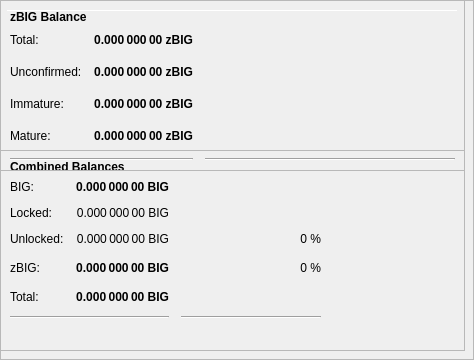
        <widget class="QFrame" name="frameObfuscation">
         <property name="minimumSize">
          <size>
           <width>0</width>
           <height>350</height>
          </size>
         </property>
         <property name="layoutDirection">
          <enum>Qt::LeftToRight</enum>
         </property>
         <property name="frameShape">
          <enum>QFrame::StyledPanel</enum>
         </property>
         <property name="frameShadow">
          <enum>QFrame::Raised</enum>
         </property>
         <widget class="QPushButton" name="runAutoDenom">
          <property name="geometry">
           <rect>
            <x>251</x>
            <y>17</y>
            <width>1</width>
            <height>1</height>
           </rect>
          </property>
          <property name="palette">
           <palette>
            <active>
             <colorrole role="WindowText">
              <brush brushstyle="SolidPattern">
               <color alpha="255">
                <red>0</red>
                <green>0</green>
                <blue>0</blue>
               </color>
              </brush>
             </colorrole>
             <colorrole role="Button">
              <brush brushstyle="SolidPattern">
               <color alpha="255">
                <red>239</red>
                <green>238</green>
                <blue>238</blue>
               </color>
              </brush>
             </colorrole>
             <colorrole role="Light">
              <brush brushstyle="SolidPattern">
               <color alpha="255">
                <red>255</red>
                <green>255</green>
                <blue>255</blue>
               </color>
              </brush>
             </colorrole>
             <colorrole role="Midlight">
              <brush brushstyle="SolidPattern">
               <color alpha="255">
                <red>247</red>
                <green>246</green>
                <blue>246</blue>
               </color>
              </brush>
             </colorrole>
             <colorrole role="Dark">
              <brush brushstyle="SolidPattern">
               <color alpha="255">
                <red>119</red>
                <green>119</green>
                <blue>119</blue>
               </color>
              </brush>
             </colorrole>
             <colorrole role="Mid">
              <brush brushstyle="SolidPattern">
               <color alpha="255">
                <red>159</red>
                <green>159</green>
                <blue>159</blue>
               </color>
              </brush>
             </colorrole>
             <colorrole role="Text">
              <brush brushstyle="SolidPattern">
               <color alpha="255">
                <red>0</red>
                <green>0</green>
                <blue>0</blue>
               </color>
              </brush>
             </colorrole>
             <colorrole role="BrightText">
              <brush brushstyle="SolidPattern">
               <color alpha="255">
                <red>255</red>
                <green>255</green>
                <blue>255</blue>
               </color>
              </brush>
             </colorrole>
             <colorrole role="ButtonText">
              <brush brushstyle="SolidPattern">
               <color alpha="255">
                <red>0</red>
                <green>0</green>
                <blue>0</blue>
               </color>
              </brush>
             </colorrole>
             <colorrole role="Base">
              <brush brushstyle="SolidPattern">
               <color alpha="255">
                <red>255</red>
                <green>255</green>
                <blue>255</blue>
               </color>
              </brush>
             </colorrole>
             <colorrole role="Window">
              <brush brushstyle="SolidPattern">
               <color alpha="255">
                <red>239</red>
                <green>238</green>
                <blue>238</blue>
               </color>
              </brush>
             </colorrole>
             <colorrole role="Shadow">
              <brush brushstyle="SolidPattern">
               <color alpha="255">
                <red>0</red>
                <green>0</green>
                <blue>0</blue>
               </color>
              </brush>
             </colorrole>
             <colorrole role="AlternateBase">
              <brush brushstyle="SolidPattern">
               <color alpha="255">
                <red>247</red>
                <green>246</green>
                <blue>246</blue>
               </color>
              </brush>
             </colorrole>
             <colorrole role="ToolTipBase">
              <brush brushstyle="SolidPattern">
               <color alpha="255">
                <red>255</red>
                <green>255</green>
                <blue>220</blue>
               </color>
              </brush>
             </colorrole>
             <colorrole role="ToolTipText">
              <brush brushstyle="SolidPattern">
               <color alpha="255">
                <red>0</red>
                <green>0</green>
                <blue>0</blue>
               </color>
              </brush>
             </colorrole>
            </active>
            <inactive>
             <colorrole role="WindowText">
              <brush brushstyle="SolidPattern">
               <color alpha="255">
                <red>0</red>
                <green>0</green>
                <blue>0</blue>
               </color>
              </brush>
             </colorrole>
             <colorrole role="Button">
              <brush brushstyle="SolidPattern">
               <color alpha="255">
                <red>239</red>
                <green>238</green>
                <blue>238</blue>
               </color>
              </brush>
             </colorrole>
             <colorrole role="Light">
              <brush brushstyle="SolidPattern">
               <color alpha="255">
                <red>255</red>
                <green>255</green>
                <blue>255</blue>
               </color>
              </brush>
             </colorrole>
             <colorrole role="Midlight">
              <brush brushstyle="SolidPattern">
               <color alpha="255">
                <red>247</red>
                <green>246</green>
                <blue>246</blue>
               </color>
              </brush>
             </colorrole>
             <colorrole role="Dark">
              <brush brushstyle="SolidPattern">
               <color alpha="255">
                <red>119</red>
                <green>119</green>
                <blue>119</blue>
               </color>
              </brush>
             </colorrole>
             <colorrole role="Mid">
              <brush brushstyle="SolidPattern">
               <color alpha="255">
                <red>159</red>
                <green>159</green>
                <blue>159</blue>
               </color>
              </brush>
             </colorrole>
             <colorrole role="Text">
              <brush brushstyle="SolidPattern">
               <color alpha="255">
                <red>0</red>
                <green>0</green>
                <blue>0</blue>
               </color>
              </brush>
             </colorrole>
             <colorrole role="BrightText">
              <brush brushstyle="SolidPattern">
               <color alpha="255">
                <red>255</red>
                <green>255</green>
                <blue>255</blue>
               </color>
              </brush>
             </colorrole>
             <colorrole role="ButtonText">
              <brush brushstyle="SolidPattern">
               <color alpha="255">
                <red>0</red>
                <green>0</green>
                <blue>0</blue>
               </color>
              </brush>
             </colorrole>
             <colorrole role="Base">
              <brush brushstyle="SolidPattern">
               <color alpha="255">
                <red>255</red>
                <green>255</green>
                <blue>255</blue>
               </color>
              </brush>
             </colorrole>
             <colorrole role="Window">
              <brush brushstyle="SolidPattern">
               <color alpha="255">
                <red>239</red>
                <green>238</green>
                <blue>238</blue>
               </color>
              </brush>
             </colorrole>
             <colorrole role="Shadow">
              <brush brushstyle="SolidPattern">
               <color alpha="255">
                <red>0</red>
                <green>0</green>
                <blue>0</blue>
               </color>
              </brush>
             </colorrole>
             <colorrole role="AlternateBase">
              <brush brushstyle="SolidPattern">
               <color alpha="255">
                <red>247</red>
                <green>246</green>
                <blue>246</blue>
               </color>
              </brush>
             </colorrole>
             <colorrole role="ToolTipBase">
              <brush brushstyle="SolidPattern">
               <color alpha="255">
                <red>255</red>
                <green>255</green>
                <blue>220</blue>
               </color>
              </brush>
             </colorrole>
             <colorrole role="ToolTipText">
              <brush brushstyle="SolidPattern">
               <color alpha="255">
                <red>0</red>
                <green>0</green>
                <blue>0</blue>
               </color>
              </brush>
             </colorrole>
            </inactive>
            <disabled>
             <colorrole role="WindowText">
              <brush brushstyle="SolidPattern">
               <color alpha="255">
                <red>119</red>
                <green>119</green>
                <blue>119</blue>
               </color>
              </brush>
             </colorrole>
             <colorrole role="Button">
              <brush brushstyle="SolidPattern">
               <color alpha="255">
                <red>239</red>
                <green>238</green>
                <blue>238</blue>
               </color>
              </brush>
             </colorrole>
             <colorrole role="Light">
              <brush brushstyle="SolidPattern">
               <color alpha="255">
                <red>255</red>
                <green>255</green>
                <blue>255</blue>
               </color>
              </brush>
             </colorrole>
             <colorrole role="Midlight">
              <brush brushstyle="SolidPattern">
               <color alpha="255">
                <red>247</red>
                <green>246</green>
                <blue>246</blue>
               </color>
              </brush>
             </colorrole>
             <colorrole role="Dark">
              <brush brushstyle="SolidPattern">
               <color alpha="255">
                <red>119</red>
                <green>119</green>
                <blue>119</blue>
               </color>
              </brush>
             </colorrole>
             <colorrole role="Mid">
              <brush brushstyle="SolidPattern">
               <color alpha="255">
                <red>159</red>
                <green>159</green>
                <blue>159</blue>
               </color>
              </brush>
             </colorrole>
             <colorrole role="Text">
              <brush brushstyle="SolidPattern">
               <color alpha="255">
                <red>119</red>
                <green>119</green>
                <blue>119</blue>
               </color>
              </brush>
             </colorrole>
             <colorrole role="BrightText">
              <brush brushstyle="SolidPattern">
               <color alpha="255">
                <red>255</red>
                <green>255</green>
                <blue>255</blue>
               </color>
              </brush>
             </colorrole>
             <colorrole role="ButtonText">
              <brush brushstyle="SolidPattern">
               <color alpha="255">
                <red>119</red>
                <green>119</green>
                <blue>119</blue>
               </color>
              </brush>
             </colorrole>
             <colorrole role="Base">
              <brush brushstyle="SolidPattern">
               <color alpha="255">
                <red>239</red>
                <green>238</green>
                <blue>238</blue>
               </color>
              </brush>
             </colorrole>
             <colorrole role="Window">
              <brush brushstyle="SolidPattern">
               <color alpha="255">
                <red>239</red>
                <green>238</green>
                <blue>238</blue>
               </color>
              </brush>
             </colorrole>
             <colorrole role="Shadow">
              <brush brushstyle="SolidPattern">
               <color alpha="255">
                <red>0</red>
                <green>0</green>
                <blue>0</blue>
               </color>
              </brush>
             </colorrole>
             <colorrole role="AlternateBase">
              <brush brushstyle="SolidPattern">
               <color alpha="255">
                <red>239</red>
                <green>238</green>
                <blue>238</blue>
               </color>
              </brush>
             </colorrole>
             <colorrole role="ToolTipBase">
              <brush brushstyle="SolidPattern">
               <color alpha="255">
                <red>255</red>
                <green>255</green>
                <blue>220</blue>
               </color>
              </brush>
             </colorrole>
             <colorrole role="ToolTipText">
              <brush brushstyle="SolidPattern">
               <color alpha="255">
                <red>0</red>
                <green>0</green>
                <blue>0</blue>
               </color>
              </brush>
             </colorrole>
            </disabled>
           </palette>
          </property>
          <property name="focusPolicy">
           <enum>Qt::NoFocus</enum>
          </property>
          <property name="autoFillBackground">
           <bool>true</bool>
          </property>
          <property name="text">
           <string/>
          </property>
          <property name="flat">
           <bool>true</bool>
          </property>
         </widget>
         <widget class="Line" name="line">
          <property name="geometry">
           <rect>
            <x>7</x>
            <y>10</y>
            <width>451</width>
            <height>1</height>
           </rect>
          </property>
          <property name="orientation">
           <enum>Qt::Horizontal</enum>
          </property>
         </widget>
         <widget class="QFrame" name="frame_3">
          <property name="geometry">
           <rect>
            <x>0</x>
            <y>150</y>
            <width>465</width>
            <height>201</height>
           </rect>
          </property>
          <property name="frameShape">
           <enum>QFrame::StyledPanel</enum>
          </property>
          <property name="frameShadow">
           <enum>QFrame::Raised</enum>
          </property>
          <layout class="QVBoxLayout" name="verticalLayout_5">
           <item>
            <layout class="QHBoxLayout" name="horizontalLayout_5" stretch="0">
             <item>
              <widget class="QLabel" name="label_5z">
               <property name="maximumSize">
                <size>
                 <width>16777215</width>
                 <height>20</height>
                </size>
               </property>
               <property name="font">
                <font>
                 <weight>75</weight>
                 <bold>true</bold>
                </font>
               </property>
               <property name="toolTip">
                <string>Combined Balances (including unconfirmed and immature coins)</string>
               </property>
               <property name="text">
                <string>&lt;html&gt;&lt;head/&gt;&lt;body&gt;&lt;p&gt;Combined Balances&lt;/p&gt;&lt;/body&gt;&lt;/html&gt;</string>
               </property>
              </widget>
             </item>
            </layout>
           </item>
           <item>
            <layout class="QGridLayout" name="gridLayout_3">
             <property name="spacing">
              <number>12</number>
             </property>
             <item row="7" column="0" colspan="2">
              <widget class="Line" name="lineSpendableBalance_3">
               <property name="orientation">
                <enum>Qt::Horizontal</enum>
               </property>
              </widget>
             </item>
             <item row="7" column="2">
              <widget class="Line" name="lineWatchBalance_3">
               <property name="sizePolicy">
                <sizepolicy hsizetype="Preferred" vsizetype="Fixed">
                 <horstretch>0</horstretch>
                 <verstretch>0</verstretch>
                </sizepolicy>
               </property>
               <property name="minimumSize">
                <size>
                 <width>140</width>
                 <height>0</height>
                </size>
               </property>
               <property name="orientation">
                <enum>Qt::Horizontal</enum>
               </property>
              </widget>
             </item>
             <item row="4" column="1">
              <widget class="QLabel" name="labelzBalancez">
               <property name="font">
                <font>
                 <weight>75</weight>
                 <bold>true</bold>
                </font>
               </property>
               <property name="cursor">
                <cursorShape>IBeamCursor</cursorShape>
               </property>
               <property name="toolTip">
                <string>Total of transactions that have yet to be confirmed, and do not yet count toward the spendable balance</string>
               </property>
               <property name="text">
                <string notr="true">0.000 000 00 BIG</string>
               </property>
               <property name="alignment">
                <set>Qt::AlignRight|Qt::AlignTrailing|Qt::AlignVCenter</set>
               </property>
               <property name="textInteractionFlags">
                <set>Qt::LinksAccessibleByMouse|Qt::TextSelectableByKeyboard|Qt::TextSelectableByMouse</set>
               </property>
              </widget>
             </item>
             <item row="6" column="1">
              <widget class="QLabel" name="labelTotalz">
               <property name="font">
                <font>
                 <weight>75</weight>
                 <bold>true</bold>
                </font>
               </property>
               <property name="cursor">
                <cursorShape>IBeamCursor</cursorShape>
               </property>
               <property name="toolTip">
                <string>Total Balance, including unconfirmed and immature coins.</string>
               </property>
               <property name="text">
                <string notr="true">0.000 000 00 BIG</string>
               </property>
               <property name="alignment">
                <set>Qt::AlignRight|Qt::AlignTrailing|Qt::AlignVCenter</set>
               </property>
               <property name="textInteractionFlags">
                <set>Qt::LinksAccessibleByMouse|Qt::TextSelectableByKeyboard|Qt::TextSelectableByMouse</set>
               </property>
              </widget>
             </item>
             <item row="4" column="3">
              <spacer name="horizontalSpacer_6">
               <property name="orientation">
                <enum>Qt::Horizontal</enum>
               </property>
               <property name="sizeHint" stdset="0">
                <size>
                 <width>40</width>
                 <height>20</height>
                </size>
               </property>
              </spacer>
             </item>
             <item row="6" column="0">
              <widget class="QLabel" name="labelTotalTextz">
               <property name="text">
                <string>Total:</string>
               </property>
              </widget>
             </item>
             <item row="1" column="0">
              <widget class="QLabel" name="labelBalanceTextz">
               <property name="text">
                <string>BIG:</string>
               </property>
              </widget>
             </item>
             <item row="1" column="1">
              <widget class="QLabel" name="labelBalancez">
               <property name="font">
                <font>
                 <weight>75</weight>
                 <bold>true</bold>
                </font>
               </property>
               <property name="cursor">
                <cursorShape>IBeamCursor</cursorShape>
               </property>
               <property name="toolTip">
                <string>Your current spendable balance</string>
               </property>
               <property name="text">
                <string notr="true">0.000 000 00 BIG</string>
               </property>
               <property name="alignment">
                <set>Qt::AlignRight|Qt::AlignTrailing|Qt::AlignVCenter</set>
               </property>
               <property name="textInteractionFlags">
                <set>Qt::LinksAccessibleByMouse|Qt::TextSelectableByKeyboard|Qt::TextSelectableByMouse</set>
               </property>
              </widget>
             </item>
             <item row="4" column="0">
              <widget class="QLabel" name="labelzBalanceTextz">
               <property name="toolTip">
                <string/>
               </property>
               <property name="text">
                <string>zBIG:</string>
               </property>
              </widget>
             </item>
             <item row="4" column="2">
              <widget class="QLabel" name="labelzBIGPercent">
               <property name="toolTip">
                <string>Current percentage of zBIG.
If AutoMint is enabled this percentage will settle around the configured AutoMint percentage (default = 10%)</string>
               </property>
               <property name="text">
                <string>0 %</string>
               </property>
               <property name="alignment">
                <set>Qt::AlignRight|Qt::AlignTrailing|Qt::AlignVCenter</set>
               </property>
              </widget>
             </item>
             <item row="6" column="2">
              <widget class="QLabel" name="label100Percent">
               <property name="text">
                <string/>
               </property>
               <property name="alignment">
                <set>Qt::AlignRight|Qt::AlignTrailing|Qt::AlignVCenter</set>
               </property>
              </widget>
             </item>
             <item row="2" column="1">
              <widget class="QLabel" name="labelLockedBalance">
               <property name="toolTip">
                <string>Locked BIG or Masternode collaterals. These are excluded from zBIG minting.</string>
               </property>
               <property name="text">
                <string>0.000 000 00 BIG</string>
               </property>
               <property name="alignment">
                <set>Qt::AlignRight|Qt::AlignTrailing|Qt::AlignVCenter</set>
               </property>
              </widget>
             </item>
             <item row="2" column="0">
              <widget class="QLabel" name="labelLockedBalanceText">
               <property name="toolTip">
                <string>Locked BIG or Masternode collaterals. These are excluded from zBIG minting.</string>
               </property>
               <property name="text">
                <string>Locked:</string>
               </property>
              </widget>
             </item>
             <item row="3" column="0">
              <widget class="QLabel" name="labelUnLockedBalanceText">
               <property name="toolTip">
                <string>Unlocked BIGs. These can be used for zBIG minting.</string>
               </property>
               <property name="text">
                <string>Unlocked:</string>
               </property>
              </widget>
             </item>
             <item row="3" column="1">
              <widget class="QLabel" name="labelUnLockedBalance">
               <property name="toolTip">
                <string>Unlocked BIGs. These can be used for zBIG minting.</string>
               </property>
               <property name="text">
                <string>0.000 000 00 BIG</string>
               </property>
               <property name="alignment">
                <set>Qt::AlignRight|Qt::AlignTrailing|Qt::AlignVCenter</set>
               </property>
              </widget>
             </item>
             <item row="3" column="2">
              <widget class="QLabel" name="labelBIGPercent">
               <property name="text">
                <string>0 %</string>
               </property>
               <property name="alignment">
                <set>Qt::AlignRight|Qt::AlignTrailing|Qt::AlignVCenter</set>
               </property>
              </widget>
             </item>
            </layout>
           </item>
           <item>
            <spacer name="verticalSpacer">
             <property name="orientation">
              <enum>Qt::Vertical</enum>
             </property>
             <property name="sizeHint" stdset="0">
              <size>
               <width>20</width>
               <height>40</height>
              </size>
             </property>
            </spacer>
           </item>
          </layout>
         </widget>
         <widget class="QFrame" name="frame_4">
          <property name="geometry">
           <rect>
            <x>0</x>
            <y>0</y>
            <width>465</width>
            <height>171</height>
           </rect>
          </property>
          <property name="frameShape">
           <enum>QFrame::StyledPanel</enum>
          </property>
          <property name="frameShadow">
           <enum>QFrame::Raised</enum>
          </property>
          <layout class="QVBoxLayout" name="verticalLayout_7">
           <item>
            <layout class="QHBoxLayout" name="horizontalLayout_8" stretch="0">
             <item>
              <widget class="QLabel" name="label_5z_3">
               <property name="maximumSize">
                <size>
                 <width>16777215</width>
                 <height>20</height>
                </size>
               </property>
               <property name="font">
                <font>
                 <weight>75</weight>
                 <bold>true</bold>
                </font>
               </property>
               <property name="text">
                <string>zBIG Balance</string>
               </property>
              </widget>
             </item>
            </layout>
           </item>
           <item>
            <layout class="QGridLayout" name="gridLayout_5">
             <property name="spacing">
              <number>12</number>
             </property>
             <item row="4" column="0">
              <widget class="QLabel" name="labelzBalanceMatureText">
               <property name="toolTip">
                <string>Mature: more than 20 confirmation and more than 1 mints of the same denomination after it was minted.
These zBIG are spendable.</string>
               </property>
               <property name="text">
                <string>Mature:</string>
               </property>
              </widget>
             </item>
             <item row="5" column="0" colspan="2">
              <widget class="Line" name="lineSpendableBalance_5">
               <property name="orientation">
                <enum>Qt::Horizontal</enum>
               </property>
              </widget>
             </item>
             <item row="1" column="1">
              <widget class="QLabel" name="labelzBalance">
               <property name="font">
                <font>
                 <weight>75</weight>
                 <bold>true</bold>
                </font>
               </property>
               <property name="cursor">
                <cursorShape>IBeamCursor</cursorShape>
               </property>
               <property name="toolTip">
                <string>All available zBIG, unconfirmed and immature zBIG included.</string>
               </property>
               <property name="text">
                <string notr="true">0.000 000 00 zBIG</string>
               </property>
               <property name="alignment">
                <set>Qt::AlignRight|Qt::AlignTrailing|Qt::AlignVCenter</set>
               </property>
               <property name="textInteractionFlags">
                <set>Qt::LinksAccessibleByMouse|Qt::TextSelectableByKeyboard|Qt::TextSelectableByMouse</set>
               </property>
              </widget>
             </item>
             <item row="5" column="2">
              <widget class="Line" name="lineWatchBalance_5">
               <property name="sizePolicy">
                <sizepolicy hsizetype="Preferred" vsizetype="Fixed">
                 <horstretch>0</horstretch>
                 <verstretch>0</verstretch>
                </sizepolicy>
               </property>
               <property name="minimumSize">
                <size>
                 <width>140</width>
                 <height>0</height>
                </size>
               </property>
               <property name="orientation">
                <enum>Qt::Horizontal</enum>
               </property>
              </widget>
             </item>
             <item row="1" column="0">
              <widget class="QLabel" name="labelzBalanceText">
               <property name="toolTip">
                <string>All available zBIG, unconfirmed and immature zBIG included.</string>
               </property>
               <property name="text">
                <string>Total:</string>
               </property>
              </widget>
             </item>
             <item row="1" column="2">
              <spacer name="horizontalSpacer_8">
               <property name="orientation">
                <enum>Qt::Horizontal</enum>
               </property>
               <property name="sizeHint" stdset="0">
                <size>
                 <width>40</width>
                 <height>20</height>
                </size>
               </property>
              </spacer>
             </item>
             <item row="4" column="2">
              <spacer name="horizontalSpacer_4">
               <property name="orientation">
                <enum>Qt::Horizontal</enum>
               </property>
               <property name="sizeHint" stdset="0">
                <size>
                 <width>40</width>
                 <height>20</height>
                </size>
               </property>
              </spacer>
             </item>
             <item row="4" column="1">
              <widget class="QLabel" name="labelzBalanceMature">
               <property name="font">
                <font>
                 <weight>75</weight>
                 <bold>true</bold>
                </font>
               </property>
               <property name="toolTip">
                <string>Mature: more than 20 confirmation and more than 1 mints of the same denomination after it was minted.
These zBIG are spendable.</string>
               </property>
               <property name="text">
                <string>0.000 000 00 zBIG</string>
               </property>
               <property name="alignment">
                <set>Qt::AlignRight|Qt::AlignTrailing|Qt::AlignVCenter</set>
               </property>
              </widget>
             </item>
             <item row="2" column="0">
              <widget class="QLabel" name="labelzBalanceUnconfirmedText">
               <property name="toolTip">
                <string>Unconfirmed: less than 20 confirmations
Immature: confirmed, but less than 1 mints of the same denomination after it was minted</string>
               </property>
               <property name="text">
                <string>Unconfirmed:</string>
               </property>
              </widget>
             </item>
             <item row="2" column="1">
              <widget class="QLabel" name="labelzBalanceUnconfirmed">
               <property name="font">
                <font>
                 <weight>75</weight>
                 <bold>true</bold>
                </font>
               </property>
               <property name="toolTip">
                <string>Unconfirmed: less than 20 confirmations
Immature: confirmed, but less than 1 mints of the same denomination after it was minted</string>
               </property>
               <property name="text">
                <string>0.000 000 00 zBIG</string>
               </property>
               <property name="alignment">
                <set>Qt::AlignRight|Qt::AlignTrailing|Qt::AlignVCenter</set>
               </property>
              </widget>
             </item>
             <item row="2" column="2">
              <spacer name="horizontalSpacer_5">
               <property name="orientation">
                <enum>Qt::Horizontal</enum>
               </property>
               <property name="sizeHint" stdset="0">
                <size>
                 <width>40</width>
                 <height>20</height>
                </size>
               </property>
              </spacer>
             </item>
             <item row="3" column="0">
              <widget class="QLabel" name="labelzBalanceImmatureText">
               <property name="toolTip">
                <string>Unconfirmed: less than 20 confirmations
Immature: confirmed, but less than 1 mints of the same denomination after it was minted</string>
               </property>
               <property name="text">
                <string>Immature:</string>
               </property>
              </widget>
             </item>
             <item row="3" column="1">
              <widget class="QLabel" name="labelzBalanceImmature">
               <property name="font">
                <font>
                 <weight>75</weight>
                 <bold>true</bold>
                </font>
               </property>
               <property name="toolTip">
                <string>Unconfirmed: less than 20 confirmations
Immature: confirmed, but less than 1 mints of the same denomination after it was minted</string>
               </property>
               <property name="text">
                <string>0.000 000 00 zBIG</string>
               </property>
               <property name="alignment">
                <set>Qt::AlignRight|Qt::AlignTrailing|Qt::AlignVCenter</set>
               </property>
              </widget>
             </item>
             <item row="3" column="2">
              <spacer name="horizontalSpacer_7">
               <property name="orientation">
                <enum>Qt::Horizontal</enum>
               </property>
               <property name="sizeHint" stdset="0">
                <size>
                 <width>40</width>
                 <height>20</height>
                </size>
               </property>
              </spacer>
             </item>
            </layout>
           </item>
          </layout>
         </widget>
        </widget>
